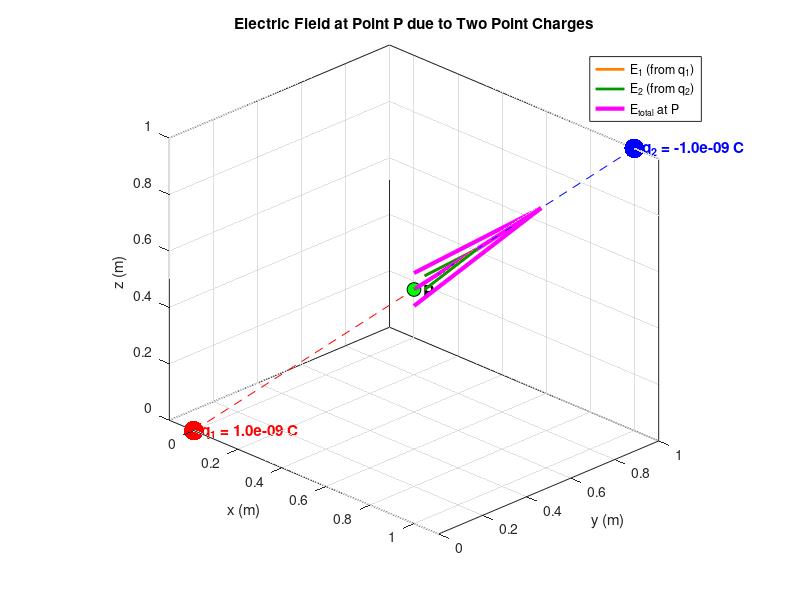

This chart was generated by the following MATLAB code:
%% Electric Field Visualization due to Two Point Charges in 3D
clear; clc; close all;

%% ================== USER INPUTS ==================
% Point P where electric field is to be calculated
Px = 0.5;  Py = 0.5;  Pz = 0.5;

% Point charge 1
q1 = 1e-9;                    % Charge magnitude (Coulombs)
r1 = [0, 0, 0];               % Position [x, y, z]

% Point charge 2
q2 = -1e-9;                   % Charge magnitude (Coulombs)
r2 = [1, 1, 1];               % Position [x, y, z]

% Physical constant
k = 8.9875e9;                 % Coulomb's constant (N·m²/C²)

% Visualization scaling
arrowScale = 1;               % Scale factor for display arrow
%% =================================================

% Point P as vector
P = [Px, Py, Pz];

% Distance vectors from charges to P
R1 = P - r1;
R2 = P - r2;

% Distances
d1 = norm(R1);
d2 = norm(R2);

% Guard against division by zero
if d1 < 1e-12 || d2 < 1e-12
    error('Point P coincides with a charge location. Choose different coordinates.');
end

% Unit vectors from each charge toward P
u1 = R1 / d1;
u2 = R2 / d2;

% Electric field contributions (vector form)
E1 = k * q1 / d1^2 * u1;
E2 = k * q2 / d2^2 * u2;

% Total electric field at P
E = E1 + E2;

% Display numerical results
fprintf('Distance from q1 to P : %.4f\n', d1);
fprintf('Distance from q2 to P : %.4f\n', d2);
fprintf('E1 = [%g, %g, %g] N/C\n', E1);
fprintf('E2 = [%g, %g, %g] N/C\n', E2);
fprintf('Total E at P = [%g, %g, %g] N/C\n', E);
fprintf('|E| = %g N/C\n', norm(E));

%% ================== PLOTTING ==================
figure('Color', 'w', 'Position', [100 100 900 700]);
hold on; grid on; box on;

% Plot charges
scatter3(r1(1), r1(2), r1(3), 200, 'r', 'filled');
scatter3(r2(1), r2(2), r2(3), 200, 'b', 'filled');
text(r1(1), r1(2), r1(3), sprintf('  q_1 = %.1e C', q1), ...
     'Color', 'r', 'FontSize', 11, 'FontWeight', 'bold');
text(r2(1), r2(2), r2(3), sprintf('  q_2 = %.1e C', q2), ...
     'Color', 'b', 'FontSize', 11, 'FontWeight', 'bold');

% Plot point P
plot3(P(1), P(2), P(3), 'ko', 'MarkerSize', 10, 'MarkerFaceColor', 'g');
text(P(1), P(2), P(3), '  P', 'Color', 'k', 'FontSize', 12, 'FontWeight', 'bold');

% Scale arrows for visibility (normalize direction, scale magnitude)
maxE = max([norm(E1), norm(E2), norm(E)]);
if maxE == 0, maxE = 1; end  % avoid divide-by-zero

arrowLen = 0.5 * arrowScale;    % Base length for arrows
s1 = arrowLen * norm(E1)/maxE;
s2 = arrowLen * norm(E2)/maxE;
sT = arrowLen * norm(E)/maxE;

% Draw arrow for E1
if norm(E1) > 0
    quiver3(P(1), P(2), P(3), E1(1)/norm(E1)*s1, E1(2)/norm(E1)*s1, E1(3)/norm(E1)*s1, ...
        0, 'Color', [1 0.5 0], 'LineWidth', 2, 'MaxHeadSize', 0.5);
end

% Draw arrow for E2
if norm(E2) > 0
    quiver3(P(1), P(2), P(3), E2(1)/norm(E2)*s2, E2(2)/norm(E2)*s2, E2(3)/norm(E2)*s2, ...
        0, 'Color', [0 0.6 0], 'LineWidth', 2, 'MaxHeadSize', 0.5);
end

% Draw arrow for total E
if norm(E) > 0
    quiver3(P(1), P(2), P(3), E(1)/norm(E)*sT, E(2)/norm(E)*sT, E(3)/norm(E)*sT, ...
        0, 'Color', 'm', 'LineWidth', 3, 'MaxHeadSize', 0.6);
end

% Dashed lines from charges to P (geometry aid)
plot3([r1(1) P(1)], [r1(2) P(2)], [r1(3) P(3)], 'r--', 'LineWidth', 0.5);
plot3([r2(1) P(1)], [r2(2) P(2)], [r2(3) P(3)], 'b--', 'LineWidth', 0.5);

% Labels and title
xlabel('x (m)'); ylabel('y (m)'); zlabel('z (m)');
title('Electric Field at Point P due to Two Point Charges');

% Legend (dummy plots)
h1 = plot3(NaN, NaN, NaN, '-', 'Color', [1 0.5 0], 'LineWidth', 2);
h2 = plot3(NaN, NaN, NaN, '-', 'Color', [0 0.6 0], 'LineWidth', 2);
h3 = plot3(NaN, NaN, NaN, '-', 'Color', 'm', 'LineWidth', 3);
legend([h1 h2 h3], {'E_1 (from q_1)', 'E_2 (from q_2)', 'E_{total} at P'}, ...
       'Location', 'best');

% View and axis settings
axis equal;
view(45, 25);
rotate3d on;
hold off;
